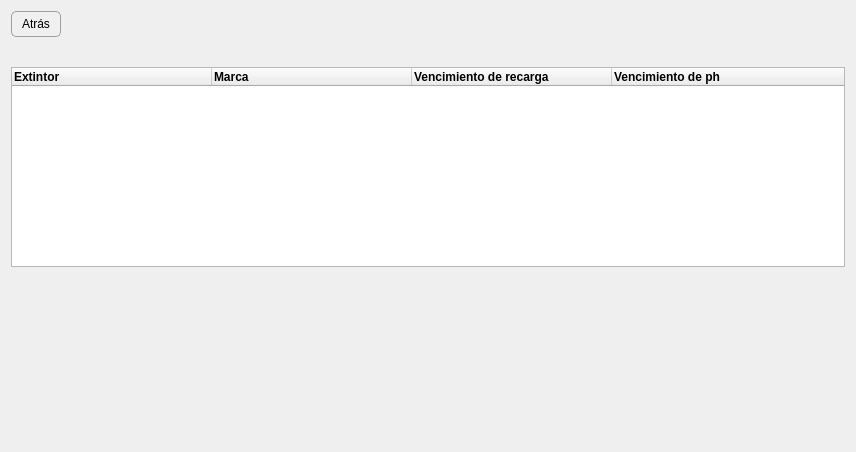
<?xml version="1.0" encoding="UTF-8"?>
<ui version="4.0">
 <class>ExtintorClientsDetails</class>
 <widget class="QWidget" name="ExtintorClientsDetails">
  <property name="geometry">
   <rect>
    <x>0</x>
    <y>0</y>
    <width>856</width>
    <height>452</height>
   </rect>
  </property>
  <property name="windowTitle">
   <string>Form</string>
  </property>
  <property name="styleSheet">
   <string notr="true">color:black;</string>
  </property>
  <layout class="QVBoxLayout" name="verticalLayout_7">
   <item>
    <layout class="QHBoxLayout" name="horizontalLayout">
     <item>
      <widget class="QPushButton" name="btnAtras">
       <property name="styleSheet">
        <string notr="true">
color: black; 
background-color: #f0f0f0; 
border: 1px solid #a0a0a0; 
border-radius: 5px; 
padding: 5px 10px;
</string>
       </property>
       <property name="text">
        <string>Atrás</string>
       </property>
      </widget>
     </item>
     <item>
      <spacer name="horizontalSpacer">
       <property name="orientation">
        <enum>Qt::Horizontal</enum>
       </property>
       <property name="sizeHint" stdset="0">
        <size>
         <width>40</width>
         <height>20</height>
        </size>
       </property>
      </spacer>
     </item>
    </layout>
   </item>
   <item>
    <widget class="QLabel" name="labelExtintores">
     <property name="font">
      <font>
       <pointsize>12</pointsize>
       <bold>true</bold>
       <underline>true</underline>
      </font>
     </property>
     <property name="styleSheet">
      <string notr="true">color: #333333; text-decoration: underline;</string>
     </property>
     <property name="text">
      <string/>
     </property>
     <property name="alignment">
      <set>Qt::AlignCenter</set>
     </property>
    </widget>
   </item>
   <item>
    <widget class="QTableWidget" name="tableWidgetExtintores">
     <property name="sizePolicy">
      <sizepolicy hsizetype="Expanding" vsizetype="Expanding">
       <horstretch>0</horstretch>
       <verstretch>0</verstretch>
      </sizepolicy>
     </property>
     <property name="minimumSize">
      <size>
       <width>0</width>
       <height>200</height>
      </size>
     </property>
     <property name="maximumSize">
      <size>
       <width>16777215</width>
       <height>200</height>
      </size>
     </property>
     <property name="styleSheet">
      <string notr="true"/>
     </property>
     <property name="frameShadow">
      <enum>QFrame::Plain</enum>
     </property>
     <property name="verticalScrollBarPolicy">
      <enum>Qt::ScrollBarAlwaysOff</enum>
     </property>
     <property name="horizontalScrollBarPolicy">
      <enum>Qt::ScrollBarAsNeeded</enum>
     </property>
     <property name="autoScroll">
      <bool>true</bool>
     </property>
     <property name="autoScrollMargin">
      <number>16</number>
     </property>
     <property name="editTriggers">
      <set>QAbstractItemView::NoEditTriggers</set>
     </property>
     <property name="horizontalScrollMode">
      <enum>QAbstractItemView::ScrollPerItem</enum>
     </property>
     <attribute name="horizontalHeaderVisible">
      <bool>true</bool>
     </attribute>
     <attribute name="horizontalHeaderDefaultSectionSize">
      <number>200</number>
     </attribute>
     <attribute name="horizontalHeaderHighlightSections">
      <bool>true</bool>
     </attribute>
     <attribute name="horizontalHeaderShowSortIndicator" stdset="0">
      <bool>false</bool>
     </attribute>
     <attribute name="horizontalHeaderStretchLastSection">
      <bool>true</bool>
     </attribute>
     <column>
      <property name="text">
       <string>Extintor</string>
      </property>
      <property name="font">
       <font>
        <bold>true</bold>
       </font>
      </property>
      <property name="textAlignment">
       <set>AlignLeading|AlignVCenter</set>
      </property>
     </column>
     <column>
      <property name="text">
       <string>Marca</string>
      </property>
      <property name="font">
       <font>
        <bold>true</bold>
       </font>
      </property>
      <property name="textAlignment">
       <set>AlignLeading|AlignVCenter</set>
      </property>
     </column>
     <column>
      <property name="text">
       <string>Vencimiento de recarga</string>
      </property>
      <property name="font">
       <font>
        <bold>true</bold>
       </font>
      </property>
      <property name="textAlignment">
       <set>AlignLeading|AlignVCenter</set>
      </property>
     </column>
     <column>
      <property name="text">
       <string>Vencimiento de ph</string>
      </property>
      <property name="font">
       <font>
        <bold>true</bold>
       </font>
      </property>
      <property name="textAlignment">
       <set>AlignLeading|AlignVCenter</set>
      </property>
     </column>
    </widget>
   </item>
   <item>
    <spacer name="verticalSpacer">
     <property name="orientation">
      <enum>Qt::Vertical</enum>
     </property>
     <property name="sizeHint" stdset="0">
      <size>
       <width>20</width>
       <height>40</height>
      </size>
     </property>
    </spacer>
   </item>
  </layout>
 </widget>
 <resources/>
 <connections/>
</ui>
